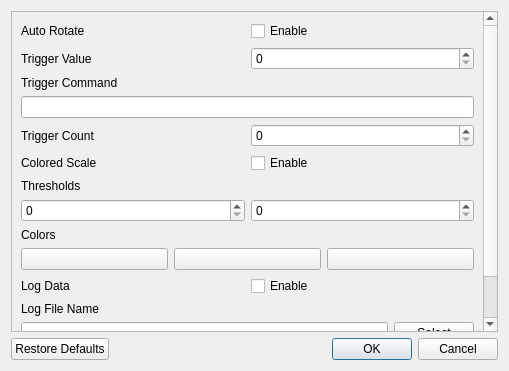
<?xml version="1.0" encoding="UTF-8"?>
<ui version="4.0">
 <class>SettingsDialog</class>
 <widget class="QDialog" name="SettingsDialog">
  <property name="geometry">
   <rect>
    <x>0</x>
    <y>0</y>
    <width>509</width>
    <height>371</height>
   </rect>
  </property>
  <property name="windowTitle">
   <string>Settings Dialog</string>
  </property>
  <layout class="QVBoxLayout" name="verticalLayout_3">
   <item>
    <widget class="QScrollArea" name="scrollArea">
     <property name="widgetResizable">
      <bool>true</bool>
     </property>
     <widget class="QWidget" name="scrollAreaWidgetContents">
      <property name="geometry">
       <rect>
        <x>0</x>
        <y>-114</y>
        <width>472</width>
        <height>424</height>
       </rect>
      </property>
      <layout class="QVBoxLayout" name="verticalLayout_4">
       <item>
        <layout class="QVBoxLayout" name="mainLayout">
         <item>
          <layout class="QHBoxLayout" name="autoRotateLayout">
           <item>
            <widget class="QLabel" name="autoRotateLabel">
             <property name="text">
              <string>Auto Rotate</string>
             </property>
            </widget>
           </item>
           <item>
            <widget class="QCheckBox" name="autoRotateCheckBox">
             <property name="text">
              <string notr="true">Enable</string>
             </property>
            </widget>
           </item>
          </layout>
         </item>
         <item>
          <layout class="QHBoxLayout" name="triggerValueLayout">
           <item>
            <widget class="QLabel" name="triggerValueLabel">
             <property name="text">
              <string>Trigger Value</string>
             </property>
            </widget>
           </item>
           <item>
            <widget class="QSpinBox" name="triggerValueEdit">
             <property name="minimum">
              <number>0</number>
             </property>
             <property name="maximum">
              <number>200</number>
             </property>
             <property name="value">
              <number>0</number>
             </property>
            </widget>
           </item>
          </layout>
         </item>
         <item>
          <layout class="QVBoxLayout" name="triggerCommandLayout">
           <item>
            <widget class="QLabel" name="triggerCommandLabel">
             <property name="text">
              <string>Trigger Command</string>
             </property>
            </widget>
           </item>
           <item>
            <widget class="QLineEdit" name="triggerCommandEdit"/>
           </item>
          </layout>
         </item>
         <item>
          <layout class="QHBoxLayout" name="triggerCountLayout">
           <item>
            <widget class="QLabel" name="triggerCountLabel">
             <property name="text">
              <string>Trigger Count</string>
             </property>
            </widget>
           </item>
           <item>
            <widget class="QSpinBox" name="triggerCountEdit">
             <property name="minimum">
              <number>0</number>
             </property>
             <property name="maximum">
              <number>1000</number>
             </property>
            </widget>
           </item>
          </layout>
         </item>
         <item>
          <layout class="QHBoxLayout" name="colorScaleSettingLayout">
           <item>
            <widget class="QLabel" name="colorScaleSettingLabel">
             <property name="text">
              <string>Colored Scale</string>
             </property>
            </widget>
           </item>
           <item>
            <widget class="QCheckBox" name="colorScaleSettingCheckBox">
             <property name="text">
              <string>Enable</string>
             </property>
            </widget>
           </item>
          </layout>
         </item>
         <item>
          <layout class="QVBoxLayout" name="triggerThresholdLayout">
           <item>
            <widget class="QLabel" name="colorScaleThresholdsLabel">
             <property name="text">
              <string>Thresholds</string>
             </property>
            </widget>
           </item>
           <item>
            <layout class="QHBoxLayout" name="triggerThresholdChooserLayout">
             <item>
              <widget class="QSpinBox" name="lowerThresholdSpinBox">
               <property name="maximum">
                <number>200</number>
               </property>
              </widget>
             </item>
             <item>
              <widget class="QSpinBox" name="upperThresholdSpinBox">
               <property name="maximum">
                <number>200</number>
               </property>
              </widget>
             </item>
            </layout>
           </item>
          </layout>
         </item>
         <item>
          <layout class="QVBoxLayout" name="colorScaleColorsLayout">
           <item>
            <widget class="QLabel" name="colorScaleColorsLabel">
             <property name="text">
              <string>Colors</string>
             </property>
            </widget>
           </item>
           <item>
            <layout class="QHBoxLayout" name="colorScaleColorButtonsLayout">
             <item>
              <widget class="ColorChooserButton" name="lowerColorPushButton">
               <property name="text">
                <string/>
               </property>
              </widget>
             </item>
             <item>
              <widget class="ColorChooserButton" name="midColorPushButton">
               <property name="text">
                <string/>
               </property>
              </widget>
             </item>
             <item>
              <widget class="ColorChooserButton" name="upperColorPushButton">
               <property name="text">
                <string/>
               </property>
              </widget>
             </item>
            </layout>
           </item>
          </layout>
         </item>
         <item>
          <layout class="QHBoxLayout" name="logDataSettingLayout">
           <item>
            <widget class="QLabel" name="logDataSettingLabel">
             <property name="text">
              <string>Log Data</string>
             </property>
            </widget>
           </item>
           <item>
            <widget class="QCheckBox" name="logDataSettingCheckBox">
             <property name="text">
              <string>Enable</string>
             </property>
            </widget>
           </item>
          </layout>
         </item>
         <item>
          <layout class="QVBoxLayout" name="logDataFileNameLayout">
           <item>
            <widget class="QLabel" name="logDataFileNameLabel">
             <property name="text">
              <string>Log File Name</string>
             </property>
            </widget>
           </item>
           <item>
            <layout class="QHBoxLayout" name="horizontalLayout_7">
             <item>
              <widget class="QLineEdit" name="logDataFileNameLineEdit"/>
             </item>
             <item>
              <widget class="QPushButton" name="logDataFileChooserPushButton">
               <property name="text">
                <string>Select</string>
               </property>
              </widget>
             </item>
            </layout>
           </item>
          </layout>
         </item>
         <item>
          <layout class="QHBoxLayout" name="interpolationOptionsLayout">
           <item>
            <widget class="QLabel" name="interpolationLabel">
             <property name="text">
              <string>Interpolation Level</string>
             </property>
            </widget>
           </item>
           <item>
            <widget class="QSpinBox" name="interpolationSpinBox">
             <property name="maximum">
              <number>10</number>
             </property>
            </widget>
           </item>
          </layout>
         </item>
        </layout>
       </item>
      </layout>
     </widget>
    </widget>
   </item>
   <item>
    <widget class="QDialogButtonBox" name="buttonBox">
     <property name="orientation">
      <enum>Qt::Horizontal</enum>
     </property>
     <property name="standardButtons">
      <set>QDialogButtonBox::Cancel|QDialogButtonBox::Ok|QDialogButtonBox::RestoreDefaults</set>
     </property>
    </widget>
   </item>
  </layout>
 </widget>
 <customwidgets>
  <customwidget>
   <class>ColorChooserButton</class>
   <extends>QPushButton</extends>
   <header>colorchooserbutton.h</header>
  </customwidget>
 </customwidgets>
 <resources/>
 <connections>
  <connection>
   <sender>buttonBox</sender>
   <signal>accepted()</signal>
   <receiver>SettingsDialog</receiver>
   <slot>accept()</slot>
   <hints>
    <hint type="sourcelabel">
     <x>248</x>
     <y>254</y>
    </hint>
    <hint type="destinationlabel">
     <x>157</x>
     <y>274</y>
    </hint>
   </hints>
  </connection>
  <connection>
   <sender>buttonBox</sender>
   <signal>rejected()</signal>
   <receiver>SettingsDialog</receiver>
   <slot>reject()</slot>
   <hints>
    <hint type="sourcelabel">
     <x>316</x>
     <y>260</y>
    </hint>
    <hint type="destinationlabel">
     <x>286</x>
     <y>274</y>
    </hint>
   </hints>
  </connection>
 </connections>
</ui>
